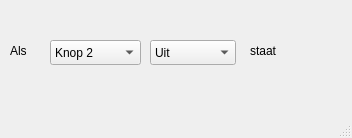
<?xml version="1.0" encoding="UTF-8"?>
<ui version="4.0">
 <class>MainWindow</class>
 <widget class="QMainWindow" name="MainWindow">
  <property name="geometry">
   <rect>
    <x>0</x>
    <y>0</y>
    <width>352</width>
    <height>138</height>
   </rect>
  </property>
  <property name="windowTitle">
   <string>MainWindow</string>
  </property>
  <widget class="QWidget" name="centralwidget">
   <widget class="QComboBox" name="comboBox">
    <property name="geometry">
     <rect>
      <x>50</x>
      <y>40</y>
      <width>91</width>
      <height>25</height>
     </rect>
    </property>
    <item>
     <property name="text">
      <string>Knop 2</string>
     </property>
    </item>
    <item>
     <property name="text">
      <string>Knop 2 (nieuw)</string>
     </property>
    </item>
   </widget>
   <widget class="QComboBox" name="comboBox_2">
    <property name="geometry">
     <rect>
      <x>150</x>
      <y>40</y>
      <width>86</width>
      <height>25</height>
     </rect>
    </property>
    <property name="currentText">
     <string>Uit</string>
    </property>
    <item>
     <property name="text">
      <string>Uit</string>
     </property>
    </item>
    <item>
     <property name="text">
      <string>Aan</string>
     </property>
    </item>
   </widget>
   <widget class="QLabel" name="label_3">
    <property name="geometry">
     <rect>
      <x>250</x>
      <y>40</y>
      <width>67</width>
      <height>21</height>
     </rect>
    </property>
    <property name="text">
     <string>staat</string>
    </property>
   </widget>
   <widget class="QLabel" name="label_4">
    <property name="geometry">
     <rect>
      <x>10</x>
      <y>40</y>
      <width>67</width>
      <height>21</height>
     </rect>
    </property>
    <property name="text">
     <string>Als</string>
    </property>
   </widget>
  </widget>
  <widget class="QMenuBar" name="menubar">
   <property name="geometry">
    <rect>
     <x>0</x>
     <y>0</y>
     <width>352</width>
     <height>22</height>
    </rect>
   </property>
  </widget>
  <widget class="QStatusBar" name="statusbar"/>
 </widget>
 <resources/>
 <connections/>
</ui>
